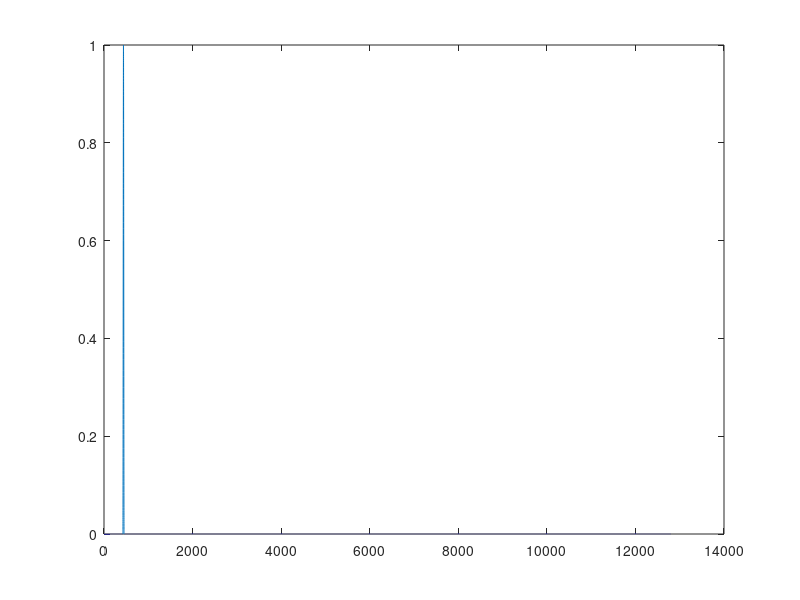

MATLAB code to generate this figure: (Note: this script raises an error after producing the figure.)
function test_F_duplicate_with_hermitian_symmetry()

Nfft = 2^18;
Fs = 25600;
f0 = 440;
i0 = floor(f0*Nfft/Fs);
f = [0:Nfft-1]*Fs/Nfft;

half_fft = zeros(1,Nfft/2+1)+eps;

%% Adding the note the fft
Nw = 256;
half_fft(i0-Nw/2:i0+Nw/2-1) = hanning(Nw);

figure, plot( f(1:Nfft/2+1), half_fft )

res = F_duplicate_with_hermitian_symmetry( half_fft );

figure, plot( f, real(res) );
title('TEST REAL symmetrical FFT')
xlabel('f (Hz)');
figure, plot( f, db(res) );
title('TEST DB symmetrical FFT')
xlabel('f (Hz)');

%% Invert and listen

g = ifft( res );
%soundsc( g, Fs );
audiowrite( 'test_F_duplicate_with_hermitian_symmetry.wav', g, Fs );

figure, plot(g);
g = [g(floor(0.8*length(g)):end),g(1:floor(0.8*length(g)))];
soundsc( g, Fs );

end